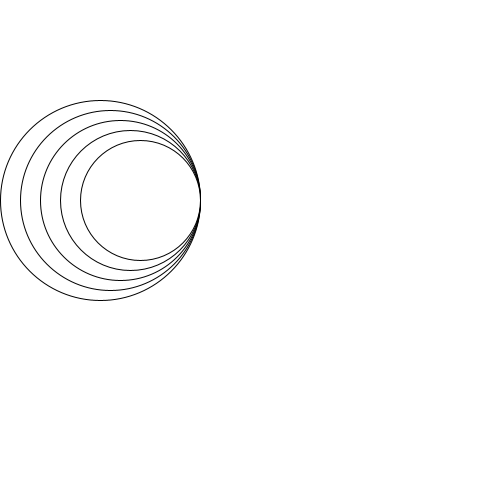
Frame 1 (no input)
Frame 60 (the mouse pressed at the canvas centre just before this capture): identical to frame 1, image omitted
Frame 120 (the mouse held since frame 60 and released just before this capture): identical to frame 1, image omitted

The Processing sketch that drew this single still picture (run headless with seeded random() and noise(); from frame 60 on, the mouse is pressed at the canvas centre):

// Processing sketch: Opdracht_6
// ── Opdracht_6.pde
void setup(){
  size(500,500);
}

void draw(){
  background(255,255,255);
    cirkel(200);
}

void cirkel(int sizeC){
    for(int a=0; a <5; a++){
    ellipse(200-sizeC/2, 200, sizeC, sizeC);
      sizeC -=20;
    }

}
